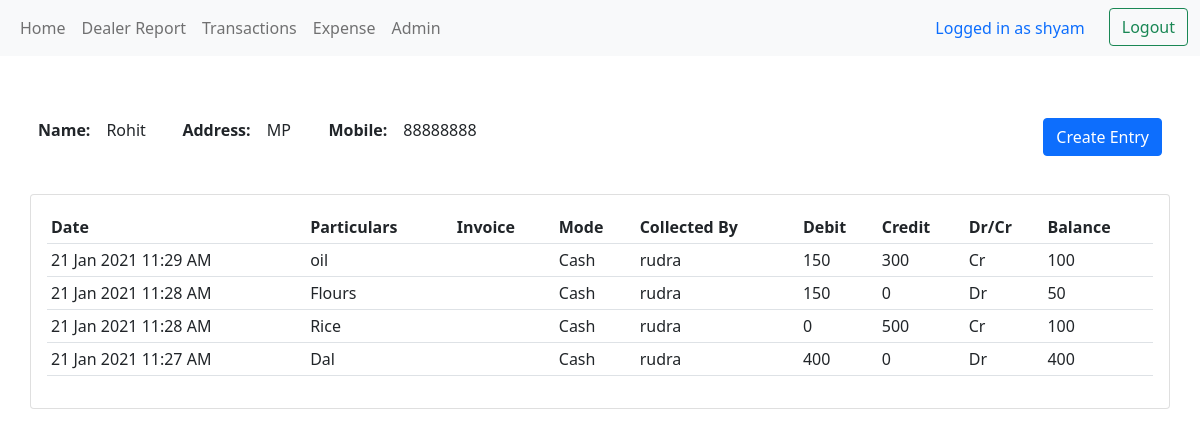
The page /dealer/2/ (signed in) on the database as committed earlier.
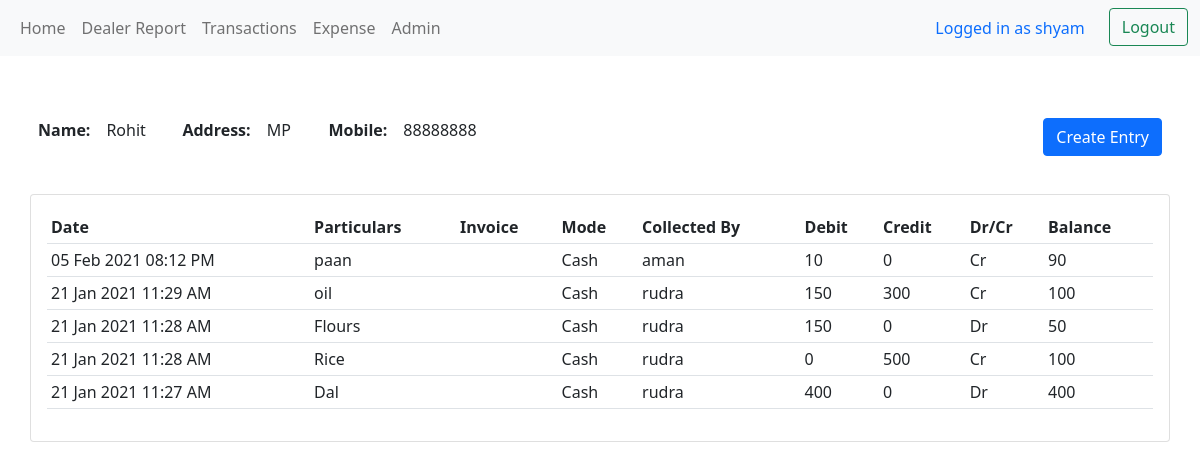
The same page on the database as committed later.
### ledger/models.py (models this page shows, shortened)
class Ledger(models.Model):
    date = models.DateTimeField("Date",auto_now_add=True)
    particulars = models.CharField("Particulars",max_length=100,blank=True)
    debit = models.PositiveIntegerField("Debit",blank=True, default=0)
    credit = models.PositiveIntegerField("Credit",blank=True, default=0)
    paymode = models.CharField("Payment Mode",max_length=25, choices=(('Cash','Cash'),
                                                       ('Cheque','Cheque'),
                                                       ('No Money Collected','No Money Collected'),))
    isChequeCleared = models.BooleanField(editable=False, blank=True, null=True)
    new_balance = models.IntegerField(editable=False)
    dr_cr = models.CharField("Dr/Cr",max_length=2,default='nil',editable=False)
    invoice = models.ImageField("Invoice",upload_to=None, blank=True)
    dealer = models.ForeignKey(Dealer,verbose_name="Dealer", null=True, on_delete=models.SET_NULL)
    balance = models.IntegerField(editable=False,default=0)
    dealer_ledger_number = models.IntegerField(editable=False,default=0)
    collect_by = models.ForeignKey(Collected_by,verbose_name="Collected By", blank=True, null=True, on_delete=models.SET_NULL)
    class Meta:
        db_table= "led"

class Collected_by(models.Model):
    name = models.CharField(max_length=50, blank=True)
    class Meta:
        verbose_name_plural = "Money Collected By"
    def __str__(self):
        return self.name

### ledger/decorators.py (the view)
        def wrapper_func(request, *args, **kwargs):
            group = None
            if request.user.groups.exists():
                group = request.user.groups.all()[0].name
            if group in allowed_roles:
                return view_func(request, *args, **kwargs)
            else:
                return HttpResponse('You are not authorized to view this page')

### ledger/templatetags/auth_extras.py (called while the page is built)
@register.filter(name='has_group')
def has_group(user, group_name):
    group = Group.objects.get(name=group_name)
    return True if group in user.groups.all() else False

### ledger/views.py (called while the page is built)
@login_required(login_url='loginuser')
@allowed_users(allowed_roles=['admin'])
def dealer(request, pk):
    dealer = Dealer.objects.get(id=pk)
    ledgers = dealer.ledger_set.all()
    orderedledger = ledgers.order_by('-date')
    p = Paginator(orderedledger, 10)
    page_num = request.GET.get('page', 1)
    try:
        page = p.page(page_num)
    except EmptyPage:
        page = p.page(1)
    context = {'dealer':dealer, 'ledgers':ledgers,'orderedledger':page }
    return render(request, 'ledger/dealer.html', context)

### ledger/templates/ledger/dealer.html (shortened to what this page needs)
{% extends 'ledger/base.html' %}
{% block content %}
<br>
<div class="">
      <div class="d-flex justify-content-between" style="padding:2.5%">
        <div class="d-flex">
          <div class="d-flex" style="padding-right:5%;">
            <p style="font-weight:bold; margin:0.5rem;">Name: </p>
            <p style="margin:0.5rem;">{{ dealer.name }}</p>
          </div>
          <div class="d-flex" style="padding-right:5%;">
            <p style="font-weight:bold; margin:0.5rem;">Address: </p>
            <p style="margin:0.5rem;">{{ dealer.address }}</p>
          </div>
          <div class="d-flex" style="padding:0 0.25%;">
            <p style="font-weight:bold; margin:0.5rem;">Mobile: </p>
            <p style="margin:0.5rem;">{{ dealer.mob_num }}</p>
          </div>
        </div>
        <div>
          <a class="btn btn-primary btn-block" href="{% url 'ledger' dealer.id %}" style="margin:0.5rem;">Create Entry</a>
        </div>
      </div>
    <div class="" style="padding:0% 2.5%;">
      <div class="card card-body">
        <table class="table table-sm">
          <tr>
            <th>Date</th>
            <th>Particulars</th>
            <th>Invoice</th>
            <th>Mode</th>
            <th>Collected By</th>
            <th>Debit</th>
            <th>Credit</th>
            <th>Dr/Cr</th>
            <th>Balance</th>
          </tr>
          {% for ledger in orderedledger %}
          <tr>
            <td>{{ ledger.date|date:"d M Y" }}  {{ ledger.date|time:"h:i A" }}</td>
            <td>{{ ledger.particulars }}</td>
            <td>{{ ledger.invoice }}</td>
            <td>{{ ledger.paymode }}</td>
            <td>{{ ledger.collect_by }}</td>
            <td>{{ ledger.debit }}</td>
            <td>{{ ledger.credit }}</td>
            <td>{{ ledger.dr_cr }}</td>
            <td>{{ ledger.balance }}</td>
          </tr>
          {% endfor %}
          </table>
        </div>
      </div>
    </div>
{% endblock %}

Rows that differ between the two databases and show on the page:
added Ledger: date "05 Feb 2021", date "08:12 PM", particulars "paan", paymode "Cash", collect_by "aman", debit "10", credit "0", dr_cr "Cr", balance "90"
